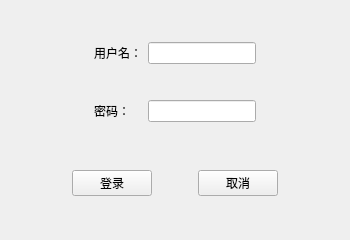
<?xml version="1.0" encoding="UTF-8"?>
<ui version="4.0">
 <class>MainWindow</class>
 <widget class="QMainWindow" name="MainWindow">
  <property name="geometry">
   <rect>
    <x>0</x>
    <y>0</y>
    <width>350</width>
    <height>240</height>
   </rect>
  </property>
  <property name="minimumSize">
   <size>
    <width>350</width>
    <height>240</height>
   </size>
  </property>
  <property name="maximumSize">
   <size>
    <width>350</width>
    <height>240</height>
   </size>
  </property>
  <property name="windowTitle">
   <string> 登录窗口</string>
  </property>
  <widget class="QWidget" name="centralWidget">
   <layout class="QVBoxLayout" name="verticalLayout">
    <item>
     <widget class="QWidget" name="widget_4" native="true">
      <property name="sizePolicy">
       <sizepolicy hsizetype="Preferred" vsizetype="Fixed">
        <horstretch>0</horstretch>
        <verstretch>0</verstretch>
       </sizepolicy>
      </property>
      <layout class="QGridLayout" name="gridLayout">
       <item row="2" column="0">
        <spacer name="horizontalSpacer_5">
         <property name="orientation">
          <enum>Qt::Horizontal</enum>
         </property>
         <property name="sizeHint" stdset="0">
          <size>
           <width>40</width>
           <height>20</height>
          </size>
         </property>
        </spacer>
       </item>
       <item row="1" column="2">
        <spacer name="verticalSpacer_3">
         <property name="orientation">
          <enum>Qt::Vertical</enum>
         </property>
         <property name="sizeType">
          <enum>QSizePolicy::Fixed</enum>
         </property>
         <property name="sizeHint" stdset="0">
          <size>
           <width>20</width>
           <height>30</height>
          </size>
         </property>
        </spacer>
       </item>
       <item row="0" column="2">
        <widget class="QLineEdit" name="lineEdit"/>
       </item>
       <item row="2" column="1">
        <widget class="QLabel" name="label_2">
         <property name="text">
          <string>密码：</string>
         </property>
        </widget>
       </item>
       <item row="0" column="1">
        <widget class="QLabel" name="label">
         <property name="text">
          <string>用户名：</string>
         </property>
        </widget>
       </item>
       <item row="2" column="2">
        <widget class="QLineEdit" name="lineEdit_2">
         <property name="echoMode">
          <enum>QLineEdit::Password</enum>
         </property>
        </widget>
       </item>
       <item row="2" column="3">
        <spacer name="horizontalSpacer_4">
         <property name="orientation">
          <enum>Qt::Horizontal</enum>
         </property>
         <property name="sizeHint" stdset="0">
          <size>
           <width>40</width>
           <height>20</height>
          </size>
         </property>
        </spacer>
       </item>
      </layout>
     </widget>
    </item>
    <item>
     <widget class="QWidget" name="widget_3" native="true">
      <property name="sizePolicy">
       <sizepolicy hsizetype="Preferred" vsizetype="Fixed">
        <horstretch>0</horstretch>
        <verstretch>0</verstretch>
       </sizepolicy>
      </property>
      <layout class="QHBoxLayout" name="horizontalLayout_3">
       <item>
        <spacer name="horizontalSpacer">
         <property name="orientation">
          <enum>Qt::Horizontal</enum>
         </property>
         <property name="sizeHint" stdset="0">
          <size>
           <width>40</width>
           <height>20</height>
          </size>
         </property>
        </spacer>
       </item>
       <item>
        <widget class="QPushButton" name="pushButton">
         <property name="text">
          <string>登录</string>
         </property>
        </widget>
       </item>
       <item>
        <spacer name="horizontalSpacer_3">
         <property name="orientation">
          <enum>Qt::Horizontal</enum>
         </property>
         <property name="sizeType">
          <enum>QSizePolicy::Fixed</enum>
         </property>
         <property name="sizeHint" stdset="0">
          <size>
           <width>40</width>
           <height>20</height>
          </size>
         </property>
        </spacer>
       </item>
       <item>
        <widget class="QPushButton" name="pushButton_2">
         <property name="text">
          <string>取消</string>
         </property>
        </widget>
       </item>
       <item>
        <spacer name="horizontalSpacer_2">
         <property name="orientation">
          <enum>Qt::Horizontal</enum>
         </property>
         <property name="sizeHint" stdset="0">
          <size>
           <width>40</width>
           <height>20</height>
          </size>
         </property>
        </spacer>
       </item>
      </layout>
     </widget>
    </item>
   </layout>
  </widget>
 </widget>
 <layoutdefault spacing="6" margin="11"/>
 <resources/>
 <connections/>
</ui>
